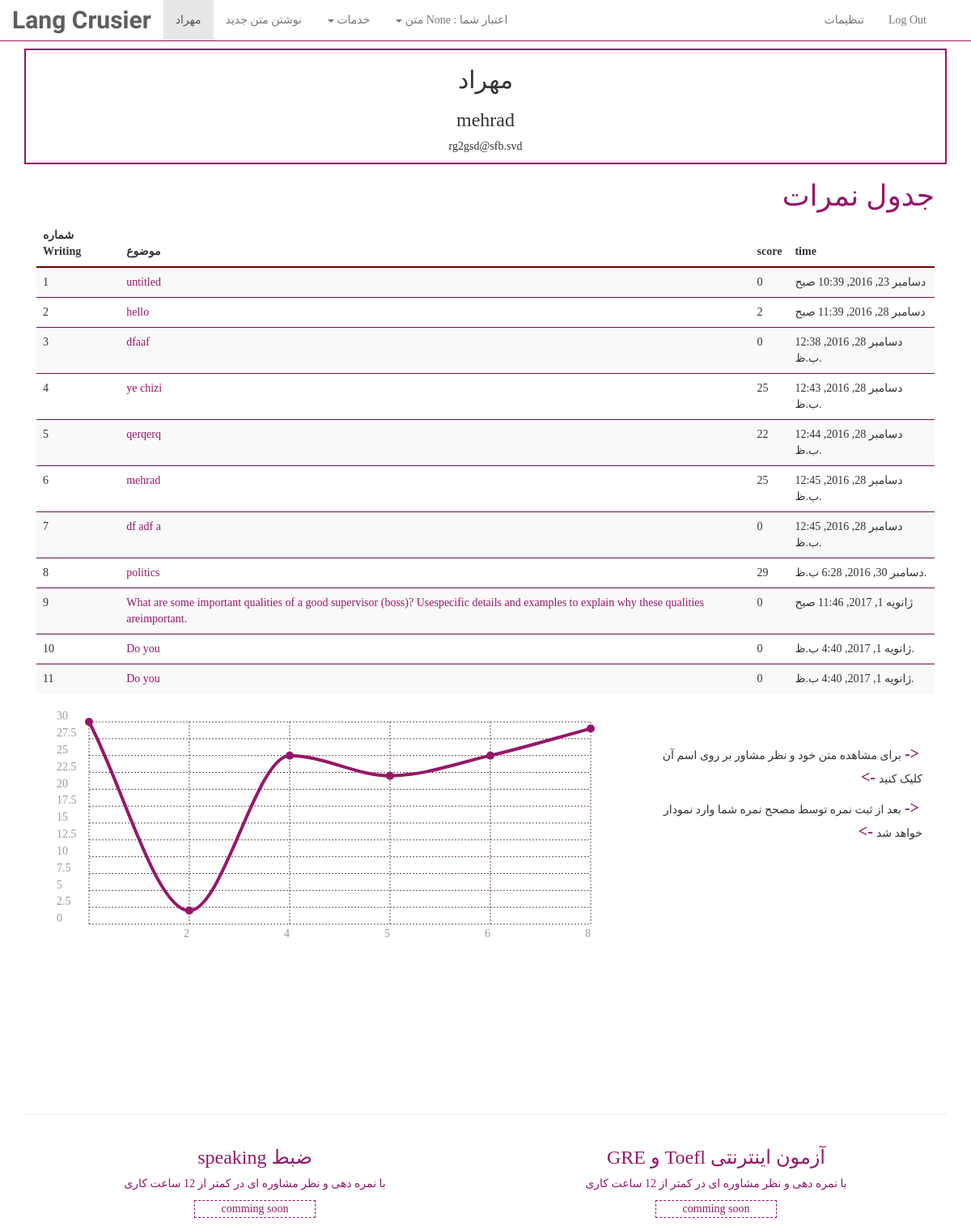
The page /profile/ (signed in) on the database its author committed.
### user_profile/models.py (models this page shows, shortened)
class User(AbstractUser):
    credit= models.CharField(max_length=10, null=True, blank=True)
    teacher=models.BooleanField(
        _('teacher'),
        default=False,
        help_text=_(
            'Designates whether this user can edit the scor??. '
        ),
    )

class Writing(models.Model):
    author=models.ForeignKey(User)
    text=models.TextField(max_length=10000)
    score=models.CharField(max_length=10, default='0')
    title = models.CharField(max_length=3000,  default='untitled')
    time = models.DateTimeField(auto_now_add=True)
    moshaver=models.TextField(default='نظر مشاور ثبت نشده است.')
    corrector=models.CharField(max_length=30, null=True, blank=True)

### user_profile/views.py (the view)
@login_required(login_url='user_profile:login')
def index(request):
    current_user = request.user
    if current_user.teacher :
        return redirect('corrector:teacherindex')
    exam = current_user.writing_set.all()
    context = {
        'user': current_user,
        'exam': exam
    }
    return render(request, 'user_profile/index.html',context)

### user_profile/templates/user_profile/index.html (shortened to what this page needs)
{% extends "user_profile/base.html" %}
{% load static %}
{% block nav %}
    {{ user.first_name }}
{% endblock %}
{% block head %}
    <link rel="stylesheet" href="{% static 'user_profile/chartist.min.css' %}">
{% endblock %}
{% block content %}
    <div class="container">
    <div class="text-center" style="border: 2px solid rgb(149,23,104)" >
        <h2>{{ user.first_name }}</h2>
        <h3>{{ user.username }}</h3>
        <p>{{ user.email }}</p>
    </div>
<div class="container-fluid">
{% if exam %}
<h1 style="color: rgb(149,23,104)"> جدول نمرات</h1>
 <table class="table table-striped" style="direction: ltr" id="myTable" >
    <thead >
        <tr >
            <th >شماره Writing</th>
            <th >موضوع</th>
            <th >score</th>
            <th>time</th>
        </tr>
    </thead>
    <tbody>
        {% for item in exam %}
            <tr>
                <td>{{ forloop.counter }}</td>
                <td><a data-toggle="modal" data-target="#{{ forloop.counter }}a" style="color: rgb(149,23,104); cursor: pointer">{{ item.title }}</a></td>
                <td>{{ item.score }}</td>
                <td>{{ item.time }}</td>
            </tr>
        {% endfor %}
    </tbody>
 </table>
    <div class="col-sm-8">
    <div class="ct-chart ct-golden-section" style="height: 30rem" ></div>
    </div>
    <div class="col-sm-4">
    <br>
    <br>
    <p><mark><-</mark>برای مشاهده متن خود و نظر مشاور بر روی اسم آن کلیک کنید<mark>-></mark></p>
    <p><mark><-</mark>بعد از ثبت نمره توسط مصحح نمره شما وارد نمودار خواهد شد<mark>-></mark></p>
    </div>
    </div>
    {% else %}
    <br>
            <div class="text-center">
                <p style="">متن خود را ثبت کنید تا <mark>کمتر از 12 </mark> ساعت آینده تصحیح شده با نمره و نظر مشاوره دریافت کنید </p>
                <a href="{% url 'user_profile:NewWriting' %}" class="btn btn-tst " role="button"><h2>تست رایگان writing  </h2></a>
            </div>
    {% endif %}
    <br>
    <br>
    <hr>
    <div class="col-sm-6 text-center" style="color: #951768 ">
        <h3>ضبط speaking</h3>
        <P>با نمره دهی و نظر مشاوره ای در کمتر از 12 ساعت کاری</P>
        <p class="center-block" style="border: 1px dashed #951768; width: 150px">comming soon</p>
    </div><div class="col-sm-6 text-center" style="color: #951768 ">
        <h3>آزمون اینترنتی Toefl و GRE</h3>
        <P>با نمره دهی و نظر مشاوره ای در کمتر از 12 ساعت کاری</P>
        <p class="center-block" style="border: 1px dashed #951768; width: 150px">comming soon</p>
    </div>
</div>
{% endblock %}

### user_profile/templates/user_profile/index.html (style rules this page uses)
body { direction: rtl }
mark { background: none; color: rgb(149,23,104); font-weight: bold; font-size: 20px; }
.table > thead > tr > th, .table > tbody > tr > th, .table > tfoot > tr > th, .table > thead > tr > td, .table > tbody > tr > td, .table > tfoot > tr > td { border-top: 1px solid rgb(106, 17, 75) }
.table > thead > tr > th { border-bottom: 2px solid #710000; }

### user_profile/templates/user_profile/base.html (style rules this page uses)
body { font-family: 'B yekan', tahoma; }

### rows shown on the page
User: first_name "مهراد", username "mehrad", email "rg2gsd@sfb.svd"
Writing: title "untitled", score "0", time "دسامبر 23, 2016, 10:39 صبح"
Writing: title "hello", score "2", time "دسامبر 28, 2016, 11:39 صبح"
Writing: title "dfaaf", score "0", time "دسامبر 28, 2016, 12:38 ب.ظ."
Writing: title "ye chizi", score "25", time "دسامبر 28, 2016, 12:43 ب.ظ."
Writing: title "qerqerq", score "22", time "دسامبر 28, 2016, 12:44 ب.ظ."
Writing: title "mehrad", score "25", time "دسامبر 28, 2016, 12:45 ب.ظ."
Writing: title "df adf a", score "0", time "دسامبر 28, 2016, 12:45 ب.ظ."
Writing: title "politics", score "29", time "دسامبر 30, 2016, 6:28 ب.ظ."
Writing: title "What are some important qualities of a good supervisor (boss)? Usespecific details and examples to explain why these qualities areimportant.", score "0", time "ژانویه 1, 2017, 11:46 صبح"
Writing: title "Do you", score "0", time "ژانویه 1, 2017, 4:40 ب.ظ."
Writing: title "Do you", score "0", time "ژانویه 1, 2017, 4:40 ب.ظ."
